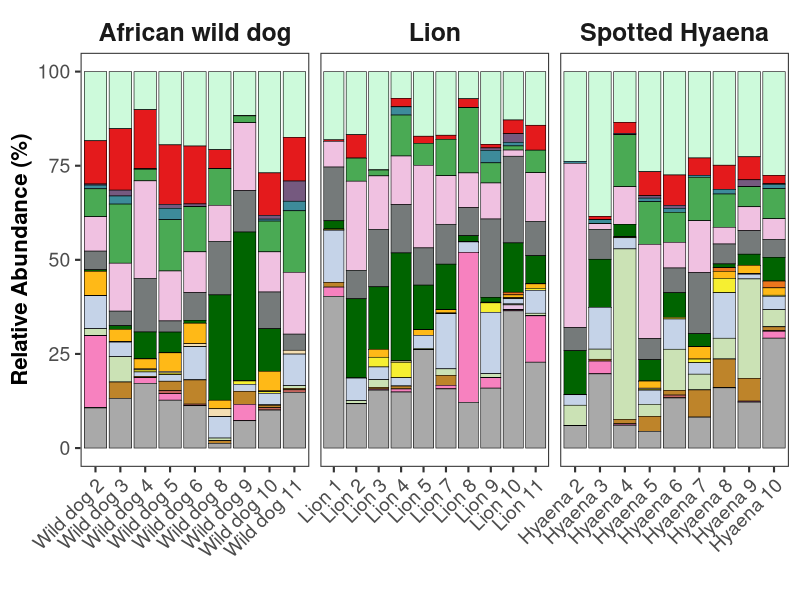
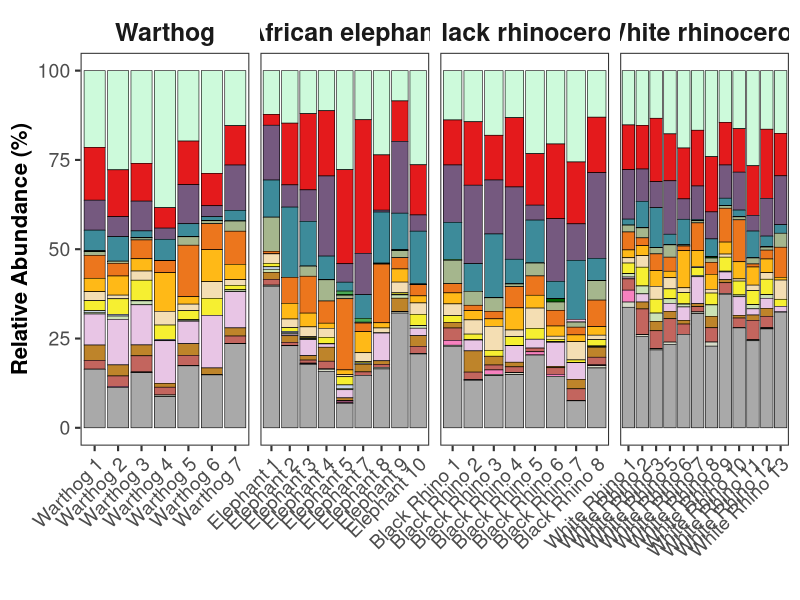
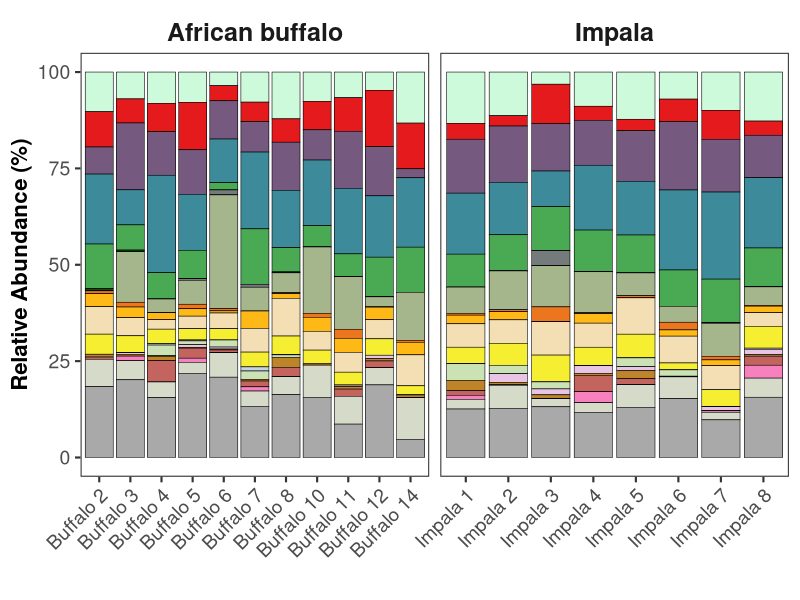
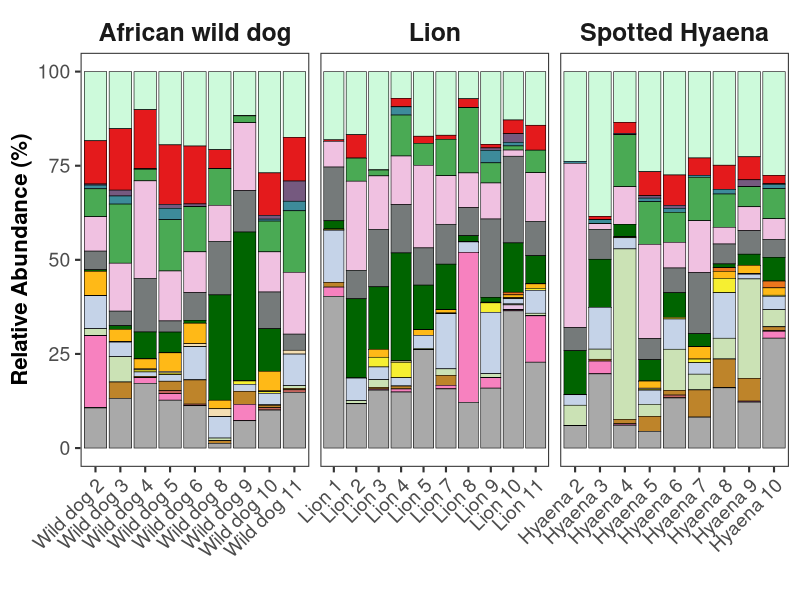
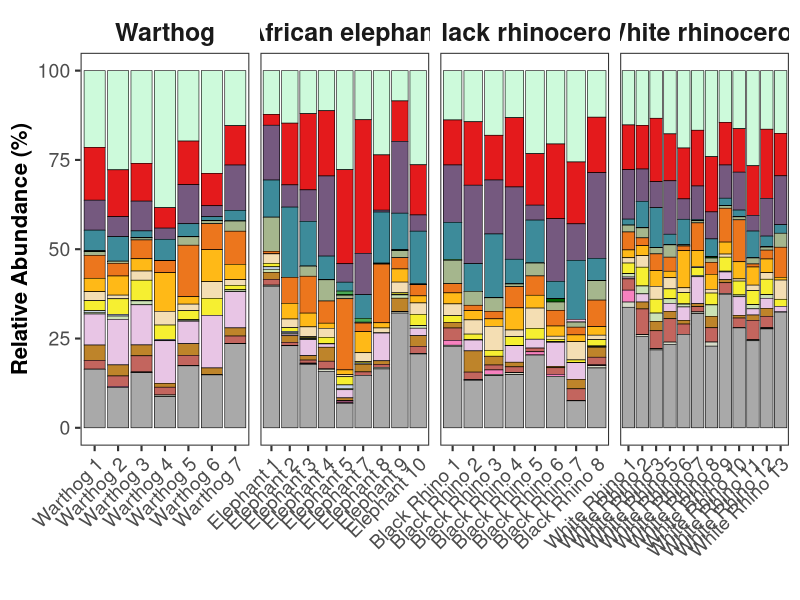
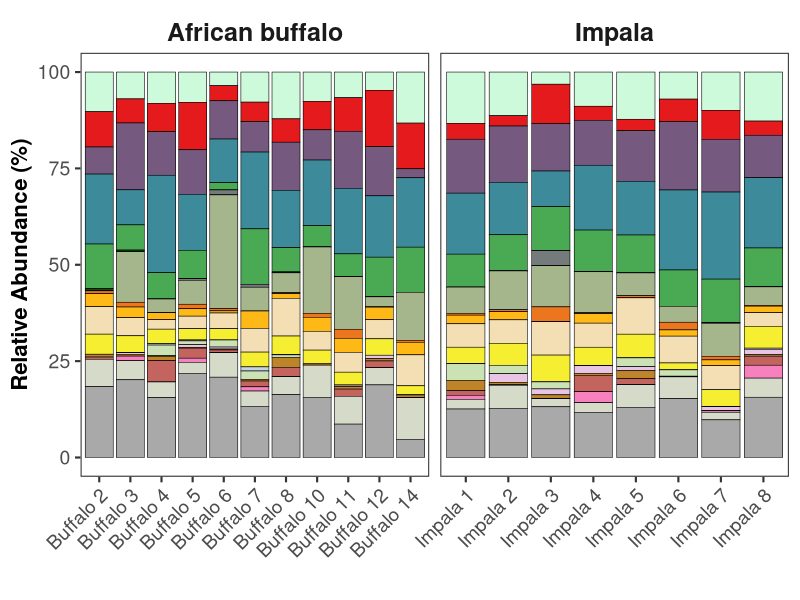

Generate these figures, in order, with R:
# Relative Abundance Analysis - Family Level

library(tidyverse)
library(RColorBrewer)
library(stringr)

# Load data
data <- read.csv("data/level-6.csv", check.names = FALSE, stringsAsFactors = FALSE)

# Remove outliers
outliers <- c("K058683-R", "K058706-R", "K058789-R", "K058689-R", 
              "K058814-R", "K058785-R", "K058700-R", "K058796-R", 
              "K058824-R", "K058810-R", "K058694-R")
data <- data[!data$index %in% outliers, ]

# Extract abundance and metadata
tax_cols <- grep("^d__", names(data), value = TRUE)
abundance <- data[, tax_cols]
sample_ids <- data$index
diet_type <- data$Diet_type
species_name <- data$Common.name_Species
animals <- data$Animal

# Extract family names
family_names <- sapply(tax_cols, function(col) {
  parts <- unlist(strsplit(col, ";"))
  f_part <- parts[grep("^f__", parts)]
  if (length(f_part) == 0) return("Unclassified")
  family <- sub("^f__", "", f_part)
  family <- unlist(strsplit(family, ";"))[1]
  ifelse(family == "", "Unclassified", family)
})

# Aggregate to family level
abundance_t <- t(abundance)
abundance_family <- rowsum(abundance_t, group = family_names, reorder = FALSE)
abundance_family <- t(abundance_family)
rownames(abundance_family) <- sample_ids

# Remove "Unclassified"
abundance_family_df <- as.data.frame(abundance_family)
if ("Unclassified" %in% colnames(abundance_family_df)) {
  abundance_family_df$Unclassified <- NULL
}

# Normalize to relative abundance
abundance_family_rel <- as.data.frame(abundance_family_df / rowSums(abundance_family_df) * 100)

# Add metadata
abundance_family_rel$Sample <- rownames(abundance_family_rel)
abundance_family_rel$Diet_type <- diet_type
abundance_family_rel$Species <- species_name
abundance_family_rel$Animal <- animals

# Get top families
overall_top <- colSums(abundance_family_rel[, 1:(ncol(abundance_family_rel)-4)])
top_families <- names(sort(overall_top, decreasing = TRUE)[1:20])

# Calculate 'Other' category
top_data <- abundance_family_rel[, top_families, drop = FALSE]
other <- 100 - rowSums(top_data)
final_data <- cbind(top_data, Other = other)

# Add metadata
final_data$Sample <- abundance_family_rel$Sample
final_data$Diet_type <- factor(abundance_family_rel$Diet_type, 
                               levels = c("Carnivore", "Non-Ruminant", "Ruminant"))
final_data$Species <- abundance_family_rel$Species
final_data$Animal <- abundance_family_rel$Animal

# Sort samples
final_data <- final_data %>%
  arrange(Diet_type, Species) %>%
  mutate(Sample = factor(Sample, levels = Sample))

# Pivot to long format
long_data <- final_data %>%
  pivot_longer(cols = -c(Sample, Diet_type, Species, Animal), 
               names_to = "Family", values_to = "Abundance") %>%
  mutate(Family = factor(Family, levels = c(top_families, "Other")))

# Define color scheme
bright_families <- c(
  "Peptostreptococcaceae", "Clostridiaceae", "Enterobacteriaceae", "Bacteroidaceae",
  "Rikenellaceae", "Acidaminococcaceae", "Spirochaetaceae", "Anaerovoracaceae", "Paludibacteraceae",
  "Prevotellaceae", "Oscillospiraceae", "Fibrobacteraceae", "Christensenellaceae", "Ruminococcaceae", "uncultered"
)

n_bright <- sum(top_families %in% bright_families)
n_subtle <- length(top_families) - n_bright

bright_palette <- colorRampPalette(brewer.pal(8, "Set1"))(n_bright)
subtle_palette <- colorRampPalette(c("#CDFADB", "#F0C1E1", "#A5B68D", "#F4DEB3", 
                                     "#C5D3E8", "#CBE2B5", "#E8C5E5", "#D6DAC8"))(n_subtle)

# Assign colors
family_colors <- c()
bright_idx <- 1
subtle_idx <- 1

for (fam in top_families) {
  if (fam %in% bright_families) {
    family_colors[fam] <- bright_palette[bright_idx]
    bright_idx <- bright_idx + 1
  } else {
    family_colors[fam] <- subtle_palette[subtle_idx]
    subtle_idx <- subtle_idx + 1
  }
}

family_colors["Other"] <- "darkgrey"
family_colors["Clostridiaceae"] <- "darkgreen"

## Carinvores 

c_species <- c("African wild dog", "Lion", "Spotted Hyaena")

c_data <- long_data %>%
  filter(Species %in% c_species) %>%
  mutate(Species = factor(Species, levels = c_species))

c_data <- c_data %>%
  mutate(Animal_num = as.numeric(str_extract(Animal, "\\d+$"))) %>%
  arrange(Species, Animal_num) %>%
  mutate(Animal = factor(Animal, levels = unique(Animal))) %>%
  select(-Animal_num)


ggplot(c_data, aes(x = Animal, y = Abundance, fill = Family)) +
  geom_col(color = "black", size = 0.2) +
  facet_wrap(~ Species, scales = "free_x", nrow = 1) +
  scale_fill_manual(values = family_colors) +
  theme_bw(base_size = 16) +  
  theme(
    panel.grid.major = element_blank(),
    panel.grid.minor = element_blank(),
    axis.text.x = element_text(angle = 45, hjust = 1, size = 14),
    axis.text.y = element_text(size = 14),
    axis.title.x = element_text(face = "bold", size = 16),
    axis.title.y = element_text(face = "bold", size = 16),
    strip.text = element_text(face = "bold", size = 18),
    legend.title = element_text(face = "bold", size = 16),
    legend.text = element_text(size = 14),
    plot.title = element_text(face = "bold", size = 20, hjust = 0.5),
    strip.background = element_blank(),
    legend.position = "none"
  ) +
  labs(
    x = "",
    y = "Relative Abundance (%)",
    fill = "Bacterial Family"
  )

ggsave("output/figures/microbiome_C_Family.png", width = 15, height = 6, dpi = 600)

## Non-Ruminants

nr_species <- c("Warthog", "African elephant", "Black rhinoceros", "White rhinoceros")

nr_data <- long_data %>%
  filter(Species %in% nr_species) %>%
  mutate(Species = factor(Species, levels = nr_species))

nr_data <- nr_data %>%
  mutate(Animal_num = as.numeric(str_extract(Animal, "\\d+$"))) %>%
  arrange(Species, Animal_num) %>%
  mutate(Animal = factor(Animal, levels = unique(Animal))) %>%
  select(-Animal_num)

# ==== Final plot ====
ggplot(nr_data, aes(x = Animal, y = Abundance, fill = Family)) +
  geom_col(color = "black", size = 0.2) +
  facet_wrap(~ Species, scales = "free_x", nrow = 1) +
  scale_fill_manual(values = family_colors) +
  theme_bw(base_size = 16) +  
  theme(
    panel.grid.major = element_blank(),
    panel.grid.minor = element_blank(),
    axis.text.x = element_text(angle = 45, hjust = 1, size = 14),
    axis.text.y = element_text(size = 14),
    axis.title.x = element_text(face = "bold", size = 16),
    axis.title.y = element_text(face = "bold", size = 16),
    strip.text = element_text(face = "bold", size = 18),
    legend.title = element_text(face = "bold", size = 16),
    legend.text = element_text(size = 14),
    plot.title = element_text(face = "bold", size = 20, hjust = 0.5),
    strip.background = element_blank(),
    legend.position = "none"
  ) +
  labs(
    x = "",
    y = "Relative Abundance (%)",
    fill = "Bacterial Family"
  )

ggsave("output/figures/microbiome_NR_Family.png", width = 15, height = 6, dpi = 600)

## Ruminants

r_species <- c("African buffalo", "Impala")

r_data <- long_data %>%
  filter(Species %in% r_species) %>%
  mutate(Species = factor(Species, levels = r_species))

r_data <- r_data %>%
  mutate(Animal_num = as.numeric(str_extract(Animal, "\\d+$"))) %>%
  arrange(Species, Animal_num) %>%
  mutate(Animal = factor(Animal, levels = unique(Animal))) %>%
  select(-Animal_num)

ggplot(r_data, aes(x = Animal, y = Abundance, fill = Family)) +
  geom_col(color = "black", size = 0.2) +
  facet_wrap(~ Species, scales = "free_x", nrow = 1) +
  scale_fill_manual(values = family_colors) +
  theme_bw(base_size = 16) +  
  theme(
    panel.grid.major = element_blank(),
    panel.grid.minor = element_blank(),
    axis.text.x = element_text(angle = 45, hjust = 1, size = 14),
    axis.text.y = element_text(size = 14),
    axis.title.x = element_text(face = "bold", size = 16),
    axis.title.y = element_text(face = "bold", size = 16),
    strip.text = element_text(face = "bold", size = 18),
    legend.title = element_text(face = "bold", size = 16),
    legend.text = element_text(size = 14),
    plot.title = element_text(face = "bold", size = 20, hjust = 0.5),
    strip.background = element_blank(),
    legend.position = "none"
  ) +
  labs(
    x = "",
    y = "Relative Abundance (%)",
    fill = "Bacterial Family"
  )

ggsave("output/figures/microbiome_R_Family.png", width = 15, height = 6, dpi = 600)